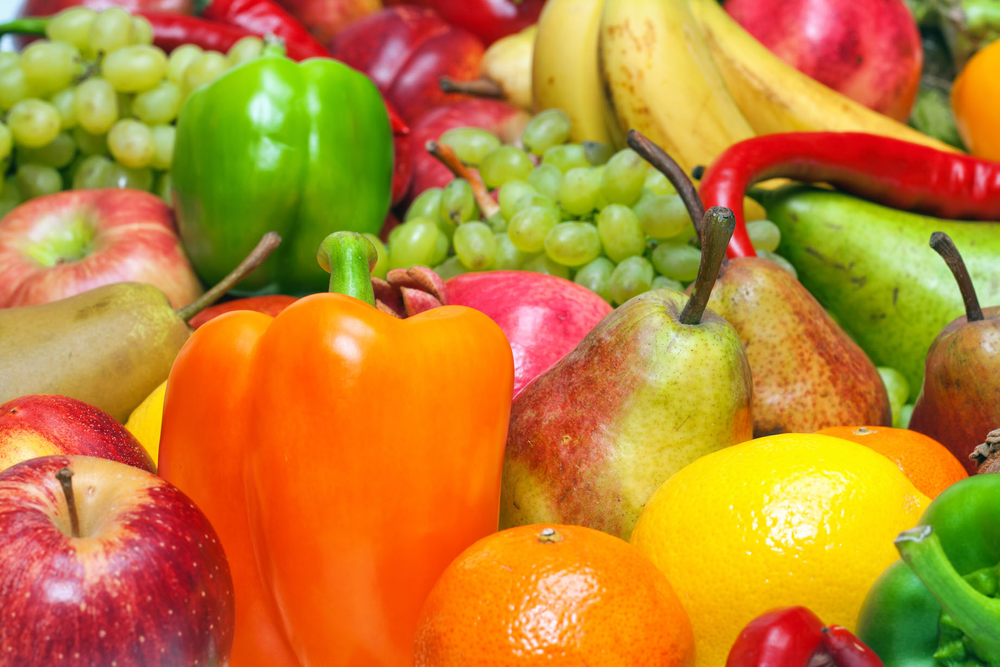
%> input picture tut1/datasets/image2.png, 1000 x 667 px, shrunk from 1843 x 1229 before the run
$ octave tut1.m   (GNU Octave 9; MATLAB toolbox functions it lacks are replaced by stand-ins)
%> lines starting %> are read from the running program, lines starting %| are printed output that depends on the picture; in (x1, y1, x2, y2) boxes, pixels count from 0 and x2, y2 are one past the last pixel; in counts of white or black regions, pixels touching at a corner belong together; the program's own positions count from 1
% Load image
imgFruit = imread("datasets/image2.png"); % Returns array format of image
%> imgFruit is the input picture: size 667x1000x3 uint8; mean R, G, B 190.7, 131.3, 48

% Original image characteristics
disp("Original Image Characteristics")
[height, width, channel] = size(imgFruit);
%> height = 667; width = 1000; channel = 3
disp("Height of image:")
disp(height)
%| 667
disp("Width of image:")
disp(width)
%| 1000
disp("Channel of image:")
disp(channel)
%| 3

% Convert image to grayscale
imgFruitGray = rgb2gray(imgFruit);
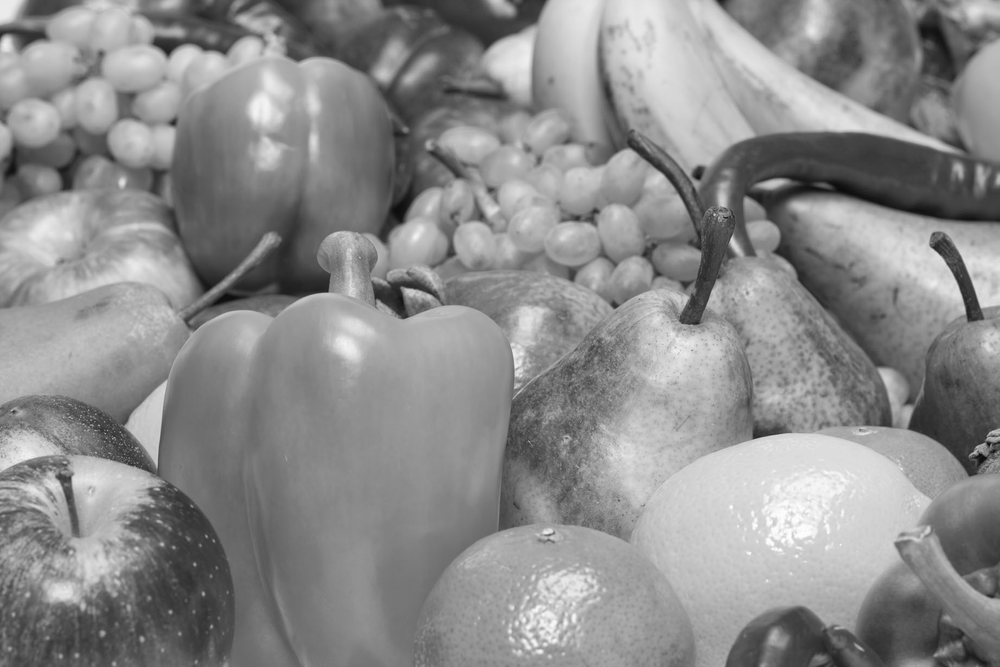
%> imgFruitGray: size 667x1000 uint8; min 12, max 255, mean 139.6

% Convert image to uint8 - Not sure why?
imgFruitGray = im2uint8(imgFruitGray);

% Binarize image - Not sure what threshold?
imgFruitBinary = imbinarize(imgFruitGray);
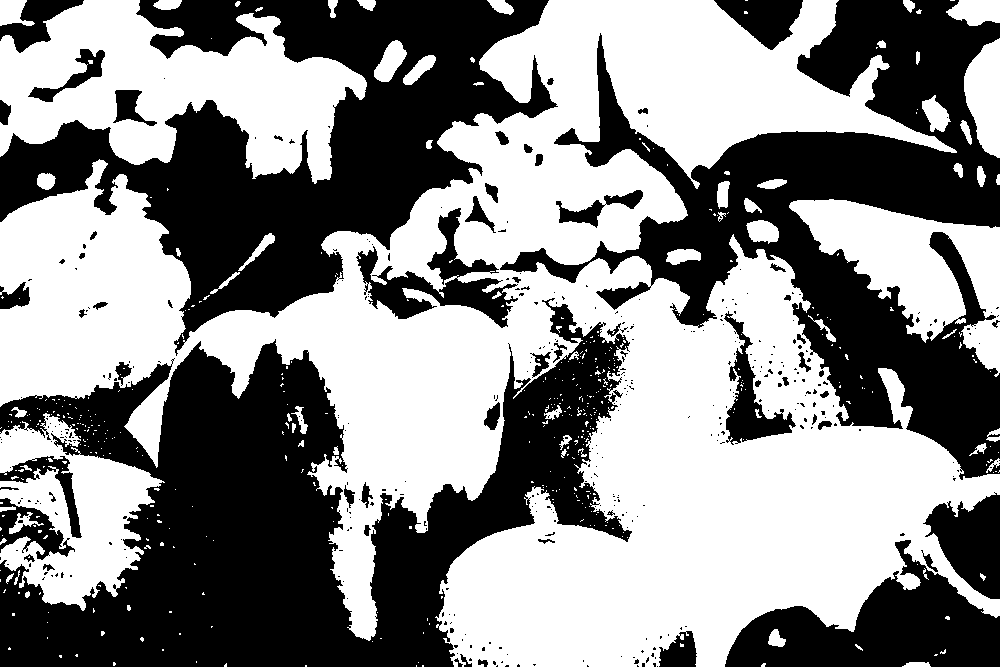
%> imgFruitBinary: size 667x1000 logical; 53.9% white; 402 black regions (342 under 20 px), largest, box (x1, y1, x2, y2) and area: (0, 298, 632, 667) 106618, (500, 0, 1000, 480) 78201, (0, 0, 558, 356) 74802

% Display grayscaled image and binarized image
imshowpair(imgFruitGray, imgFruitBinary, "montage")
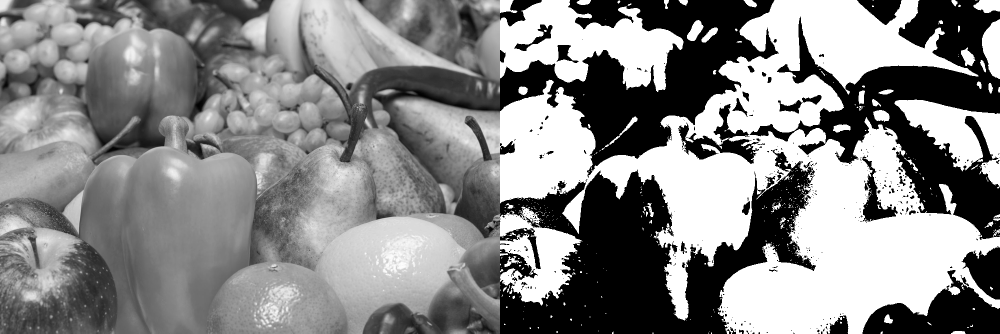
%> displayed picture: size 667x2000, on the screen's scale of 0 to 255 (shown at 1/2 size); min 0, max 255, mean 135.7

% Grayscale image characteristics
[height, width, channel] = size(imgFruitGray);
%> channel = 1
disp("Grayscale Image Characteristics:")
disp("Height of image:")
disp(height)
%| 667
disp("Width of image:")
disp(width)
%| 1000
disp("Channel of image:")
disp(channel)
%| 1

% Binary image characteristics
[height, width, channel] = size(imgFruitBinary);
disp("Binary Image Characteristics:")
disp("Height of image:")
disp(height)
%| 667
disp("Width of image:")
disp(width)
%| 1000
disp("Channel of image:")
disp(channel)
%| 1
